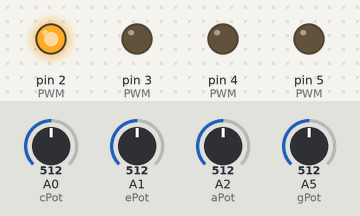
A sketch run on a simulated Arduino Uno, built with avr-gcc and run on an emulated ATmega328P. On the bench: output pins drawn as LEDs (lit = HIGH). The test bench sets the inputs (shaded band); at power-on: A0 (cPot) = 512, A1 (ePot) = 512, A2 (aPot) = 512, A5 (gPot) = 512. What the sketch prints to the serial monitor is not drawn.

Above: at 0.1 s.
At 2.1 s:
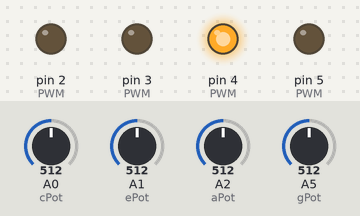
At 4.1 s:
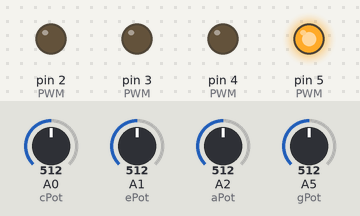
At 6.1 s:
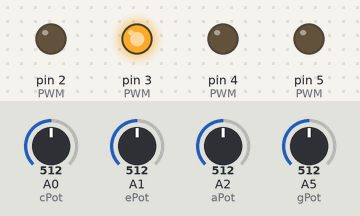
At 8.1 s:
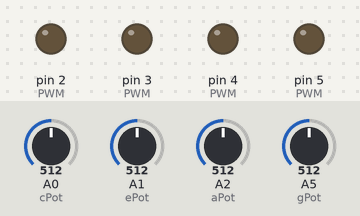
Timing chart, 0 to 9.6 s (numbered marks = the images above):
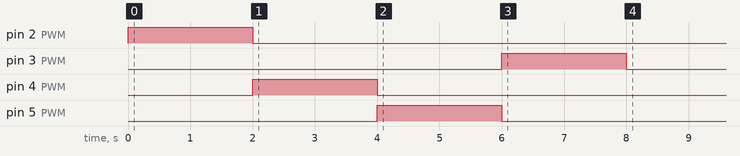

The sketch:

ukuleleCtrl.ino
```cpp
//Write fx, noteToPos, that sets the linear actuator to the correct note location given a string
/*@param: int note: Represents MIDI note number (ex. C4 is 60)
 *@param: str s: Represents a ukelele string (G, C, E, or A)
 *@return: int status: 0 on success, -1 on failure
 */
//Note: Strings are G4 - C4 - E4 - A4
//Assume 12 frets/string: return -1 if out of range
//For now: assume equal spacing inbetween notes. That is, Each fret is 1024/12 units
//Use interface functions found in linearactuator_single_test.ino (Will clean this up later)


//WIRING CONSTANTS
const int gPot = A5; //pot for G string
const int cPot = A0; //pot for C string
const int ePot = A1; //pot for E string
const int aPot = A2; //pot for A string


const int gMotIn = 42; //mot for G string
const int cMotIn = 34; //mot for C string
const int eMotIn = 30; //mot for E string
const int aMotIn = 38; //mot for A string

const int gMotOut = 44; //mot for G string
const int cMotOut = 36; //mot for C string
const int eMotOut = 32; //mot for E string
const int aMotOut = 40; //mot for A string

const int gPWMA = 2; //PWMA for G string
const int cPWMA = 4; //PWMA for C string
const int ePWMA = 5; //PWMA for E string
const int aPWMA = 3; //PWMA for A string

const int IN1[] = {gMotIn, cMotIn, eMotIn, aMotIn};
const int IN2[] = {gMotOut, cMotOut, eMotOut, aMotOut};

enum str {
  G, C, E, A
};

int PWM[]= {gPWMA, cPWMA, aPWMA, ePWMA};

const int feedbackB = A0; //potentiometer from actuator A0
const int feedbackA = A1; //potentiometer from actuator A1
const int feedbackC = A3;
const int feedbackD = A2;
const int feedback[]= {feedbackA, feedbackB, feedbackC, feedbackD};

int i = 0;
int counter = 0;


void setup()
{
  pinMode(gPot, INPUT);//feedback from actuator
  pinMode(PWM[1], OUTPUT);
  pinMode(IN1[1], OUTPUT);
  pinMode(IN2[1], OUTPUT);

  pinMode(cPot, INPUT);//feedback from actuator
  pinMode(PWM[0], OUTPUT);
  pinMode(IN1[0], OUTPUT);
  pinMode(IN2[0], OUTPUT);

  pinMode(ePot, INPUT);//feedback from actuator
  pinMode(PWM[2], OUTPUT);
  pinMode(IN1[2], OUTPUT);
  pinMode(IN2[2], OUTPUT);

  pinMode(aPot, INPUT);//feedback from actuator
  pinMode(PWM[3], OUTPUT);
  pinMode(IN1[3], OUTPUT);
  pinMode(IN2[3], OUTPUT);

  Serial.begin(9600);

  // get the highest and lowest values for each potentiometer
  calibrate();

}

//int lenIntList(int someList[]) {
//  int res =  sizeof(someList) / sizeof(int);
//  Serial.println(res);
//  return res;
//}


int notesA[] = {69, 70, 71, 72, 73, 74, 75, 76, 77, 78, 79, 80, 81};
int notesG[] = {67, 68, 69, 70, 71, 72, 73, 74, 75, 76, 77, 78, 79};
int notesC[] = {60, 61, 62, 63, 64, 65, 66, 67, 68, 69, 70, 71, 72};
int notesE[] = {64, 65, 66, 67, 68, 69, 70, 71, 72, 73, 74, 75, 76};
int notesLen[] = {0, 1, 2, 3, 4, 5, 6, 7, 8, 9, 10, 11, 12, 13, 12, 11, 10, 9, 8, 7, 6, 5, 4, 3, 2, 1};
int minVal[] = {0, 0, 0, 0};
int maxVal[] = {1024, 1024, 1024, 1024};
int threshRange[] = {1024, 1024, 1024, 1024};

// constantly move the linear actuators to the next note
void loop(){
    if(counter == 10){
      counter = 0;
      i = (i+1) % 26;
//      Serial.print("G: ");
//      Serial.println(analogRead(gPot));
//      Serial.print("E: ");
//      Serial.println(analogRead(ePot));
//      Serial.print("A: ");
//      Serial.println(analogRead(aPot));
//      Serial.print("C: ");
//      Serial.println(analogRead(cPot));
//      Serial.println();
    }
    else counter++;

    int pastErrors[] = {0, 0, 0, 0};

//    noteToPos(A, notesA[notesLen[i]], pastErrors);
    noteToPos(G, notesG[notesLen[i]], pastErrors);
//    noteToPos(C, notesC[notesLen[i]], pastErrors);
    noteToPos(E, notesE[notesLen[i]], pastErrors);
}

//str noteToString(int note) {
//  int strings = 4;
//  int bases[strings] = {67, 60, 64, 69};
//  int smallest;
//  for (int i = 0; i < strings; i++) {
//    int diff = note - bases[i];
//    if (diff < smallest && diff >= 0) {
//      smallest = bases[i];
//    }
//  }
//
//  if (smallest == bases[0]) {
//    return G;
//  }
//  else if (smallest == bases[1]) {
//    return C;
//  }
//  else if (smallest == bases[2]) {
//    return E;
//  }
//  else if (smallest == bases[3]) {
//    return A;
//  }p
//}


// command to move a given string to the location for a given note
int noteToPos(str curr, int note, int pastErrors[]) {
  str s = curr;

  if (s == G && note >= 67 && note <= 79){
    return moveToPos(note, s, 67, pastErrors);
  }
  else if (s == C && note >= 60 && note <= 72){
    return moveToPos(note, s, 60, pastErrors);
  }
  else if (s == E && note >= 64 && note <= 76){
    return moveToPos(note, s, 64, pastErrors);
  }
  else if (s == A && note >= 69 && note <= 81){
    return moveToPos(note, s, 69, pastErrors);
  }
  return -1;
}


// move a string toward a target note
int moveToPos(int note, str s, int lowest, int pastErrors[]) {
  int pos;
  int target;
  int i;
  int pastError;
  switch(s){
    case G:
      pos = analogRead(gPot); //pot for G string
      i = 0;
      pastError = pastErrors[0];
      target = (note - lowest) * threshRange[0] / 12 + minVal[0];
      break;
    case C:
      pos = analogRead(cPot); //pot for C string
      i = 1;
      pastError = pastErrors[i];
      target = (note - lowest) * threshRange[1] / 12 + minVal[1];
      break;
    case E:
      pos = analogRead(ePot); //pot for E string
      i = 2;
      pastError = pastErrors[i];
      target = (note - lowest) * threshRange[2] / 12 + minVal[2];
      break;
    case A:
      pos = analogRead(aPot); //pot for A string
      i = 3;
      pastError = pastErrors[i];
      target = (note - lowest) * threshRange[3] / 12 + minVal[3];
      break;
  }
  int actSpeed = 255;
  Serial.println(target);

  int error = pos - target;
  int Kp = 0.1;

  while (abs(error) > 20) {
    if (pos > target) {
      int actSpeed = Kp*error + Kp*(pastError - error);
      rev(actSpeed, s);
    }
    else {
      int actSpeed = Kp*error + Kp*pastError;
      fwd(actSpeed, s);
    }
    switch(s){
      case G:
        pos = analogRead(gPot); //pot for G string
        break;
      case C:
        pos = analogRead(cPot); //pot for C string
        break;
      case E:
        pos = analogRead(ePot); //pot for E string
        break;
      case A:
        pos = analogRead(aPot); //pot for A string
        break;
    }
  }
    brake(s);
    return 0;
  //pastErrors[i] = error;
  //return 0;
}

void calibrate () {
  const int delayTime = 1000;

  rev(255, G);
  delay(delayTime);
  minVal[0] = analogRead(gPot);
  fwd(255, G);
  delay(delayTime);
  maxVal[0] = analogRead(gPot);
  brake(G);

  rev(255, C);
  delay(delayTime);
  minVal[1] = analogRead(cPot);
  fwd(255, C);
  delay(delayTime);
  maxVal[1] = analogRead(cPot);
  brake(C);

  rev(255, E);
  delay(delayTime);
  minVal[2] = analogRead(ePot);
  fwd(255, E);
  delay(delayTime);
  maxVal[2] = analogRead(ePot);
  brake(E);

  rev(255, A);
  delay(delayTime);
  minVal[3] = analogRead(aPot);
  fwd(255, A);
  delay(delayTime);
  maxVal[3] = analogRead(aPot);
  brake(A);

  for (int i = 0; i < 4; i++) {
    threshRange[i] = maxVal[i] - minVal[i];
    Serial.println(threshRange[i]);
  }
  Serial.println("Calibration done!");
}

void calibrateTog () {
  const int delayTime = 2000;

//  rev(255, G);
//  rev(255, A);
  rev(255, C);
//  rev(255, E);

  delay(delayTime);

  minVal[0] = analogRead(gPot);
  minVal[1] = analogRead(cPot);
  minVal[2] = analogRead(ePot);
  minVal[3] = analogRead(aPot);

//  fwd(255, G);
//  fwd(255, A);
  fwd(255, C);
//  fwd(255, E);

  delay(delayTime);

  maxVal[0] = analogRead(gPot);
  maxVal[1] = analogRead(cPot);
  maxVal[2] = analogRead(ePot);
  maxVal[3] = analogRead(aPot);

  brake(G);
  brake(C);
  brake(E);
  brake(A);

  for (int i = 0; i < 4; i++) {
    threshRange[i] = maxVal[i] - minVal[i];
    Serial.println(threshRange[i]);
  }
  Serial.println("Calibration done!");
}

void fwd(int speedS, str s)
{
  int AIN1 = 0;
  int AIN2 = 0;
  int PWMA = 0;
    switch(s){
    case G:
      AIN1 = gMotIn;
      AIN2 = gMotOut;
      PWMA = gPWMA;
      break;
    case C:
      AIN1 = cMotIn;
      AIN2 = cMotOut;
      PWMA = cPWMA;
      break;
    case E:
      AIN1 = eMotIn;
      AIN2 = eMotOut;
      PWMA = ePWMA;
      break;
    case A:
      AIN1 = aMotIn;
      AIN2 = aMotOut;
      PWMA = aPWMA;
      break;
  }
  digitalWrite(AIN1, HIGH);
  digitalWrite(AIN2, LOW);
  analogWrite(PWMA, speedS);
}
void rev(int speedS, str s)
{
  int AIN1 = 0;
  int AIN2 = 0;
  int PWMA = 0;
    switch(s){
    case G:
      AIN1 = gMotIn;
      AIN2 = gMotOut;
      PWMA = gPWMA;
      break;
    case C:
      AIN1 = cMotIn;
      AIN2 = cMotOut;
      PWMA = cPWMA;
      break;
    case E:
      AIN1 = eMotIn;
      AIN2 = eMotOut;
      PWMA = ePWMA;
      break;
    case A:
      AIN1 = aMotIn;
      AIN2 = aMotOut;
      PWMA = aPWMA;
      break;
  }
  digitalWrite(AIN1, LOW);
  digitalWrite(AIN2, HIGH);
  analogWrite(PWMA, speedS);
}

void brake(str s)
{
  int AIN1 = 0;
  int AIN2 = 0;
  int PWMA = 0;

    switch(s){
    case G:
      AIN1 = gMotIn;
      AIN2 = gMotOut;
      PWMA = gPWMA;
      break;
    case C:
      AIN1 = cMotIn;
      AIN2 = cMotOut;
      PWMA = cPWMA;
      break;
    case E:
      AIN1 = eMotIn;
      AIN2 = eMotOut;
      PWMA = ePWMA;
      break;
    case A:
      AIN1 = aMotIn;
      AIN2 = aMotOut;
      PWMA = aPWMA;
      break;
  }
  digitalWrite(AIN1, HIGH);
  digitalWrite(AIN2, HIGH);
  analogWrite(PWMA, 0);
}
```
